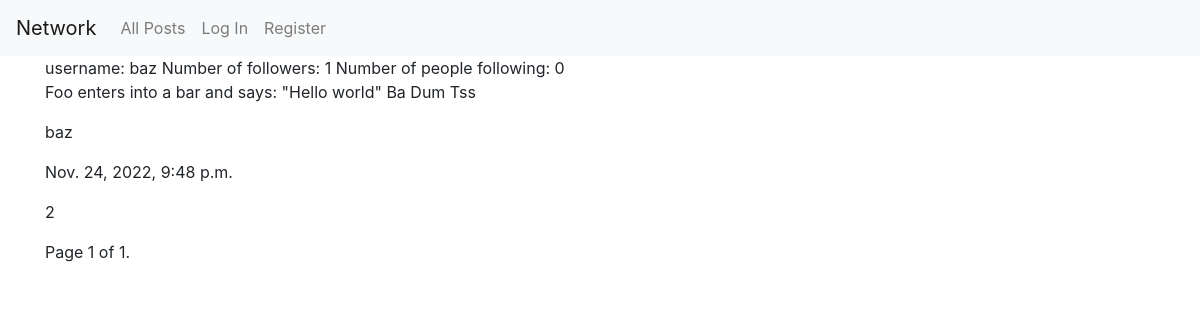
Before: /profile_page/baz with the older database file.
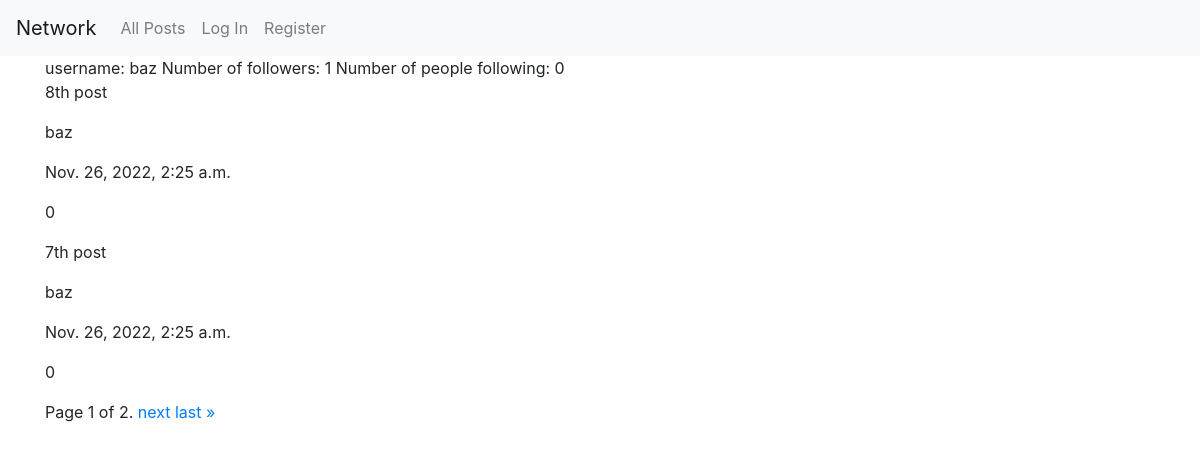
After: the same page with the newer database file.
### network/models.py (models this page shows, shortened)
class User(AbstractUser):
    following = models.ManyToManyField('User', blank=True, related_name='followers')
    def get_total_followers(self):
        return self.followers.all().count()
    def get_total_following(self):
        return self.following.all().count()

class Post(models.Model):
    content = models.TextField()
    poster = models.ForeignKey('User', on_delete=models.SET_NULL, null=True, related_name="own_posts")
    creation_date = models.DateTimeField(auto_now_add=True)
    def get_likes(self):
        return self.likes.all().count()
    def get_posts(type, user=None):
        posts = Post.objects.all().order_by('-creation_date')
        if type == 'ALL': return posts
        if type == 'USER': return posts.filter(poster=user)
        if type == 'FOLLOWING': return posts.filter(poster__in=user.following.all())

### network/views.py (the view)
# urls.py: path("profile_page/<str:username>", views.profile_page, name="profile_page"),
def profile_page(request, username):
    try:
        requested_user = User.objects.get(username=username)
    except User.DoesNotExist:
        return HttpResponse(f'404 User {username} not found')
    posts = Post.get_posts(type='USER', user=requested_user)
    user = request.user
    if (user == requested_user or not user.is_authenticated): follow_button = False
    else:
        if requested_user in user.following.all(): follow_button = 'Unfollow'
        else: follow_button = 'Follow'
    items_per_page = 2
    pages = Paginator(posts, items_per_page)
    page_number = request.GET.get('page')
    page_obj = pages.get_page(page_number)
    return render(request, "network/profile_page.html", {
        'requested_user': requested_user,
        'page_obj': page_obj,
        'follow_button': follow_button,
    })

### network/templates/network/profile_page.html (shortened to what this page needs)
{% extends "network/layout.html" %}
{% load static %}
{% block body %}
    username: {{ requested_user.username }}
    Number of followers: {{ requested_user.get_total_followers }}
    Number of people following: {{ requested_user.get_total_following }}
    {% for post in page_obj %}
        <p>{{ post.content }}</p>
        <p>{{ post.poster }}</p>
        <p>{{ post.creation_date }}</p>
        <p>{{ post.get_likes }}</p>
    {% endfor %}
    <div class="pagination">
        <span class="step-links">
            <span class="current">
                Page {{ page_obj.number }} of {{ page_obj.paginator.num_pages }}.
            </span>
            {% if page_obj.has_next %}
                <a href="?page={{ page_obj.next_page_number }}">next</a>
                <a href="?page={{ page_obj.paginator.num_pages }}">last &raquo;</a>
            {% endif %}
        </span>
    </div>
{% endblock %}

### network/templates/network/layout.html (shortened to what this page needs)
{% load static %}
<!DOCTYPE html>
<html lang="en">
    <head>
        <link rel="stylesheet" href="https://stackpath.bootstrapcdn.com/bootstrap/4.4.1/css/bootstrap.min.css">
        <link href="{% static 'network/styles.css' %}" rel="stylesheet">
    </head>
    <body>
        <nav class="navbar navbar-expand-lg navbar-light bg-light">
            <a class="navbar-brand" href="#">Network</a>
            <div>
              <ul class="navbar-nav mr-auto">
                <li class="nav-item">
                  <a class="nav-link" href="{% url 'index' %}">All Posts</a>
                </li>
                {% if user.is_authenticated %}
                    <li class="nav-item">
                        <a class="nav-link" href="{% url 'following' %}">Following</a>
                    </li>
                    <li class="nav-item">
                        <a class="nav-link" href="{% url 'logout' %}">Log Out</a>
                    </li>
                {% else %}
                    <li class="nav-item">
                        <a class="nav-link" href="{% url 'login' %}">Log In</a>
                    </li>
                    <li class="nav-item">
                        <a class="nav-link" href="{% url 'register' %}">Register</a>
                    </li>
                {% endif %}
              </ul>
            </div>
          </nav>
        <div class="body container">
            {% block body %}
            {% endblock %}
        </div>
    </body>
</html>

Changed rows visible on the page:
no longer on this page (row unchanged): Post: content "Foo enters into a bar and says: \"Hello world\" Ba Dum Tss", poster "baz", creation_date "Nov. 24, 2022, 9:48 p.m.", get_likes "2"
added Post: content "8th post", poster "baz", creation_date "Nov. 26, 2022, 2:25 a.m.", get_likes "0"
added Post: content "7th post", poster "baz", creation_date "Nov. 26, 2022, 2:25 a.m.", get_likes "0"
Other visible differences:
{{ page_obj.paginator.num_pages }}: "1" → "2"
text now shown: "next last »"
